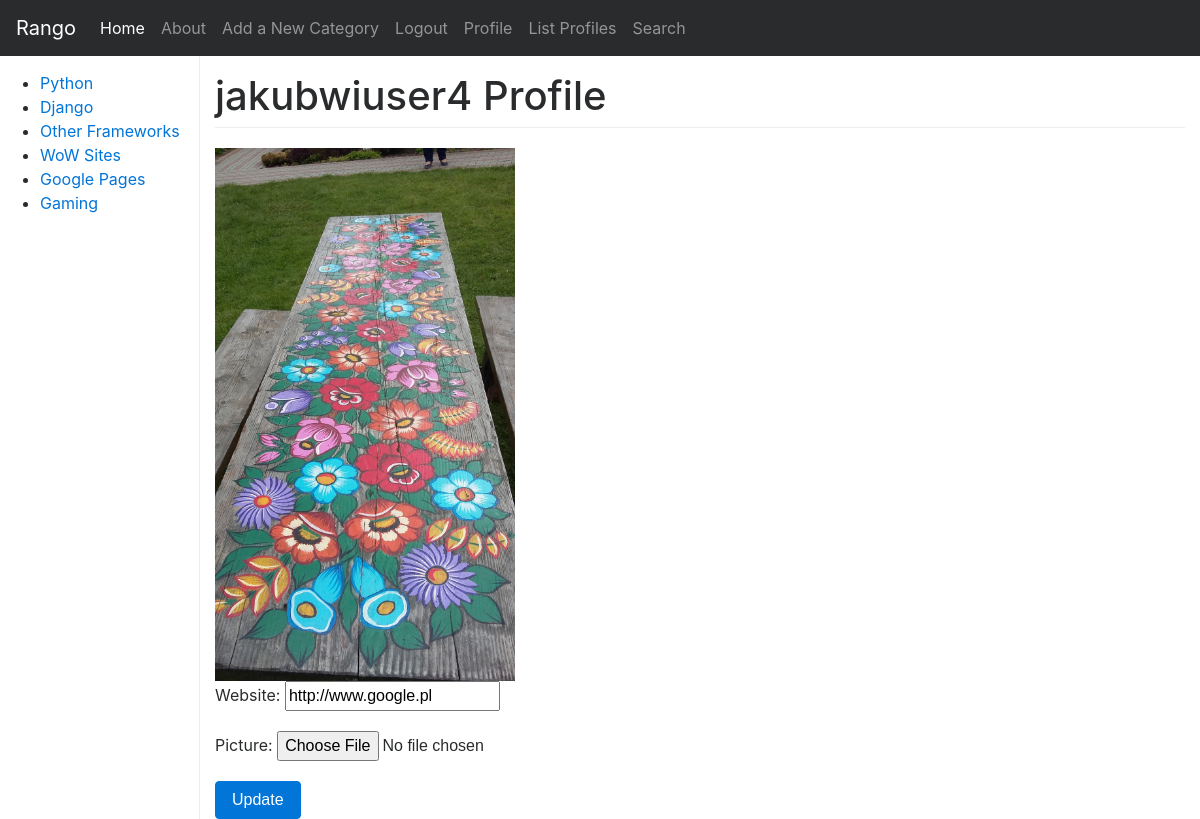
Before: /rango/profile/jakubwiuser4/ (signed in) with the older database file.
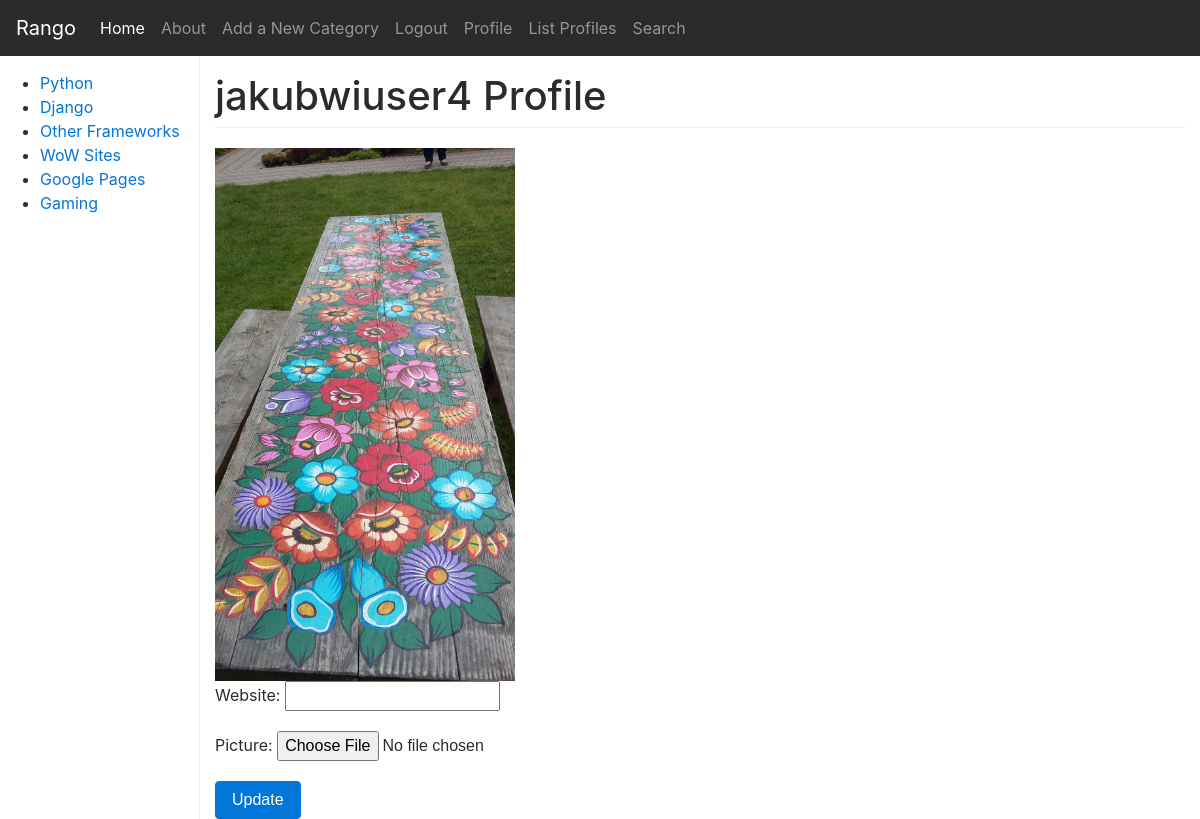
After: the same page with the newer database file.
### rango/models.py (models this page shows, shortened)
class Category(models.Model):
    name = models.CharField(max_length=128, unique=True)
    views = models.IntegerField(default=0)
    likes = models.IntegerField(default=0)
    slug = models.SlugField(unique=True)
    class Meta:
        verbose_name_plural = 'Categories'

class UserProfile(models.Model):
    user = models.OneToOneField(User, on_delete=models.CASCADE)
    website = models.URLField(blank=True)
    picture = models.ImageField(upload_to='profile_images', blank=True)

### rango/views.py (the view, shortened to what this page needs)
# urls.py: re_path(r'^profile/(?P<username>[\w\-]+)/$', views.profile, name='profile'),
@login_required
def profile(request, username):
    try:
        user = User.objects.get(username=username)
    except User.DoesNotExist:
        return redirect('rango:index')
    userprofile = UserProfile.objects.get_or_create(user=user) [0]
    form = UserProfileForm ({'website': userprofile.website, 'picture': userprofile.picture})
    return render(request, 'rango/profile.html', {'userprofile': userprofile, 'selecteduser': user, 'form': form})

### rango/forms.py
class UserProfileForm(forms.ModelForm):
    website = forms.URLField(required=False, initial='http://')
    picture = forms.ImageField(required=False)
    class Meta:
        model = UserProfile
        exclude = ('user',)

### rango/templatetags/rango_template_tags.py (called while the page is built)
@register.inclusion_tag('rango/cats.html')
def get_category_list(cat=None):
    return {'cats': Category.objects.all(),
            'act_cat': cat}

### templates/rango/profile.html (shortened to what this page needs)
{% extends 'rango/base.html' %}
{% load staticfiles %}
{% block body_block %}
<br />
<h1>{{ selecteduser.username }} Profile</h1>
{% if userprofile.picture %}
    <img src="{{ MEDIA_URL }}{{ userprofile.picture }}" width="300" alt="{{ selecteduser.username }}" />
{% else %}
    <img src="{{ MEDIA_URL}}diobel.jpg" width="300" alt="{{ selecteduser.username }}" />
{% endif %}
<br/>
<div>
    {% if selecteduser.username == user.username %}
    <form method="post" action="." enctype="multipart/form-data">
    {{ form.as_p }}
    <button class="btn btn-primary" input type="submit" value="Update" />Update</button>
    </form>
    {% else %}
    <p><strong>Website:</strong><a href="{{ userprofile.website }}">{{userprofile.website}}</a></p>
    {% endif %}
    </div>
{% endblock %}

### templates/rango/base.html (shortened to what this page needs)
<!DOCTYPE html>
<html lang="en">
{% load staticfiles %}
{% load rango_template_tags %}
  <head>
    <link href="/static/bootstrap.min.css" rel="stylesheet">
    <link href="/static/dashboard.css" rel="stylesheet">
  </head>
  <body>
    <nav class="navbar navbar-toggleable-md navbar-inverse fixed-top bg-inverse">
      <a class="navbar-brand" href="{% url 'rango:index' %}">Rango</a>
      <div class="collapse navbar-collapse" id="navbar">
        <ul class="navbar-nav mr-auto">
          <li class="nav-item active">
            <a class="nav-link" href="{% url 'rango:index' %}">Home</a>
          </li>
          <li class="nav-item">
            <a class="nav-link" href="{% url 'rango:about' %}">About</a>
          </li>
        {% if user.is_authenticated %}
            <li class="nav-item">
              <a class="nav-link" href="{% url 'rango:add_category' %}">Add a New Category</a>
            </li>
            <li class="nav-item">
              <a class="nav-link" href="{% url 'auth_logout' %}?next=/rango/">Logout</a>
            </li>
            <li class="nav-item">
              <a class="nav-link" href="{% url 'rango:profile' user.username %}">Profile</a>
            </li>
            <li class="nav-item">
              <a class="nav-link" href="{% url 'rango:list_profiles' %}">List Profiles</a>
            </li>
        {% endif %}
        <li class="nav-item">
          <a class="nav-link" href="{% url 'search' %}">Search</a>
        </li>
        </ul>
      </div>
    </nav>
    <div class="container-fluid">
      <div class="row">
        <div class="col-sm-3 col-md-2 sidebar">
            {% block sidebar_block %}
            {% get_category_list category %}
            {% endblock %}
        </div>
        <div class="col-sm-9 offset-sm-3 col-md-10 offset-md-2 main">
         {% block body_block %}{% endblock %}
        </div>
      </div>
    </div>
  </body>
</html>

### templates/rango/cats.html
<ul>
{% if cats %}
    {% for c in cats %}
        {% if c == act_cat %}
        <li><strong><a href="{% url 'rango:show_category' c.slug %}">{{ c.name }}</a></strong></li>
        {% else %}
        <li><a href="{% url 'rango:show_category' c.slug %}">{{ c.name }}</a></li>
        {% endif %}
    {% endfor %}
{% endif %}
</ul>

### static/dashboard.css (style rules this page uses)
body { padding-top: 50px; }
h1 { margin-bottom: 20px; padding-bottom: 9px; border-bottom: 1px solid #eee; }
.sidebar { position: fixed; top: 51px; bottom: 0; left: 0; z-index: 1000; padding: 20px; overflow-x: hidden; overflow-y: auto; border-right: 1px solid #eee; }
.sidebar { padding-left: 0; padding-right: 0; }

Changed rows visible on the page:
changed UserProfile: website "http://www.google.pl" → (not shown)
